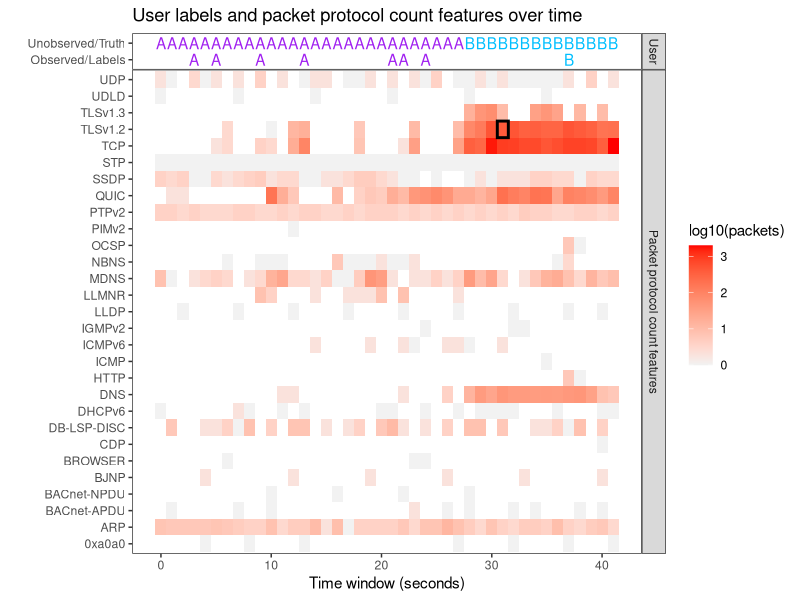
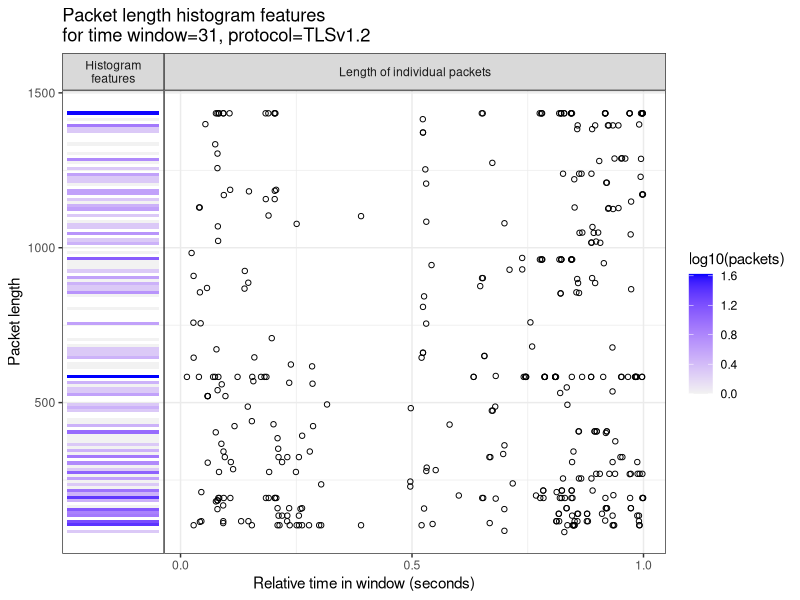

The R script that drew these images, in order:
library("data.table")
activity.dt <- fread("example_network_activity_desktop.csv")
activity.dt[1]
activity.dt[2]
activity.dt[, user := ifelse(Time < 27.5, "Alice", "Bob")]
activity.dt[, floor.Time := floor(Time)]
packets.dt <- activity.dt[, list(
  packets=.N
), by=list(floor.Time)]
range(packets.dt$packets)
activity.dt[, box := paste(floor.Time, Protocol)]
activity.dt[, Protocol.fac := factor(Protocol)]
activity.dt[, Protocol.int := as.integer(Protocol.fac)]
packet.name <- "Packet protocol count features"
ffac <- function(x){
  factor(x, c("User", packet.name))
}
packets.Prot.dt <- activity.dt[, list(
  packets=.N,
  facet=ffac(packet.name)
), by=list(floor.Time, Protocol.int, Protocol, box)]
user.dt <- data.table(
  facet=ffac("User"), rbind(
    data.table(user="Alice", Time=0:27),
    data.table(user="Bob", Time=28:41)))
library(ggplot2)
set.seed(100)
box.dt <- packets.Prot.dt[floor.Time==31 & Protocol=="TLSv1.2"]
gg <- ggplot()+
  ggtitle("User labels and packet protocol count features over time")+
  ylab("")+
  scale_color_manual(values=c("purple", "deepskyblue"))+
  geom_tile(aes(
    floor.Time, Protocol, fill=log10(packets)),
    data=packets.Prot.dt)+
  geom_tile(aes(
    floor.Time, Protocol),
    fill=NA,
    size=1,
    color="black",
    data=box.dt)+
  geom_text(aes(
    Time, "Unobserved/Truth", color=user, label=substring(user, 1, 1)),
    data=user.dt)+
  geom_text(aes(
    Time, "Observed/Labels", color=user, label=substring(user, 1, 1)),
    data=user.dt[sample(1:.N, 8)])+
  guides(color="none")+
  scale_fill_gradient(low="grey95", high="red")+
  theme_bw()+
  xlab("Time window (seconds)")+
  theme(
    panel.grid=element_blank(),
    panel.margin=grid::unit(0, "lines"))+
  facet_grid(facet ~ ., scales="free", space="free")
png("figure-histogram-features-labels-heatmap.png", 8, 6, units="in", res=300)
print(gg)
dev.off()
floor.factor <- 10
activity.dt[, floor.Length := floor(Length/floor.factor)]
packets.Length.hist.dt <- activity.dt[, list(
  packets=.N
), by=list(floor.Time, Protocol, box, floor.Length)]
packets.Length.hist.dt[, min.Length := floor.Length*floor.factor]
packets.Length.hist.dt[, max.Length := (floor.Length+1)*floor.factor]
select.dt <- data.table(box.dt)
select.dt[, facet := NULL]
rect.dt <- data.table(
      facet="Histogram
features",
packets.Length.hist.dt[select.dt, on=list(Protocol, floor.Time)])
point.dt <- data.table(
  facet="Length of individual packets",
  activity.dt[select.dt, on=list(Protocol, floor.Time)])
gg <- ggplot()+
  ggtitle("Packet length histogram features
for time window=31, protocol=TLSv1.2")+
  theme_bw()+
  facet_grid(. ~ facet, scales="free", space="free")+
  theme(panel.margin=grid::unit(0, "lines"))+
  scale_x_continuous(
    "Relative time in window (seconds)",
    breaks=seq(0, 1, by=0.5)
  )+
  ylab("Packet length")+
  scale_fill_gradient(low="grey95", high="blue")+
  geom_rect(aes(
    xmin=2, xmax=2.2,
    ymin=min.Length, ymax=max.Length,
    fill=log10(packets)),
    color=NA,
    data=rect.dt)+
  geom_point(aes(
    Time-floor.Time, Length),
    data=point.dt,
    fill=NA,
    shape=1,
    color="black")
png("figure-histogram-features-labels.png", 6, 6, units="in", res=300)
print(gg)
dev.off()
